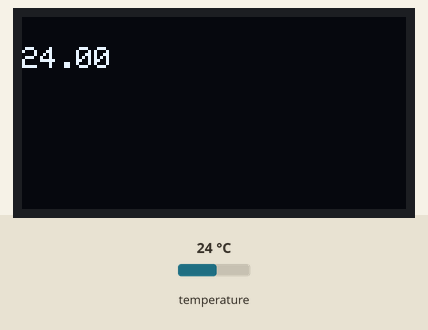
Simulated run of this sketch. Board: ESP8266 (NodeMCU). Parts: 128×64 one-colour display. Inputs (shaded band) come from the test bench; at power-on: temperature 24 °C. What the sketch prints to the serial monitor is not drawn.

Above: at 1.6 s.
1.7 s: temperature set to 12 °C
At 3.1 s:
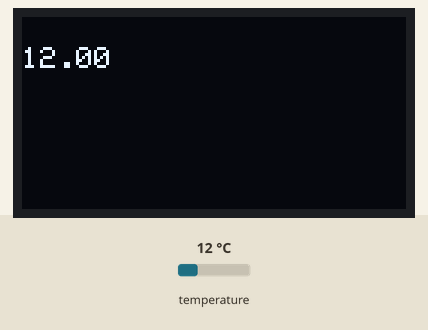
3.9 s: temperature set to 19 °C
5.5 s: temperature set to 28 °C
At 7.0 s:
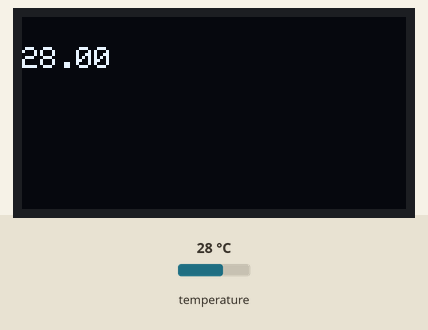
Timing chart, 0 to 8.5 s (numbered marks = the images above; inputs shaded):
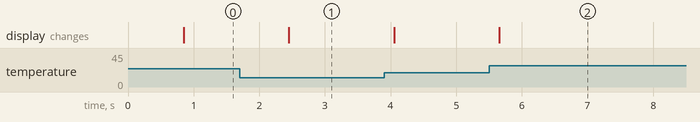

The sketch:

main.ino
```cpp
// Include the libraries we need
#include <OneWire.h>
#include <DallasTemperature.h>

// Data wire is plugged into port 2 on the Arduino
#define ONE_WIRE_BUS 0

// Setup a oneWire instance to communicate with any OneWire devices (not just Maxim/Dallas temperature ICs)
OneWire oneWire(ONE_WIRE_BUS);

// Pass our oneWire reference to Dallas Temperature.
DallasTemperature sensors(&oneWire);


#include <Wire.h>
#include <Adafruit_GFX.h>
#include <Adafruit_SSD1306.h>

#define SCREEN_WIDTH 128
#define SCREEN_HEIGHT 64

Adafruit_SSD1306 display(SCREEN_WIDTH, SCREEN_HEIGHT, &Wire, -1);

void setup() {

  // Start up the library
  sensors.begin();

  // put your setup code here, to run once:
  Serial.begin(115200);
//
  // Start I2C Communication SDA = 5 and SCL = 4 on Wemos Lolin32 ESP32 with built-in SSD1306 OLED
  Wire.begin(5, 4);

  if (!display.begin(SSD1306_SWITCHCAPVCC, 0x3C, false, false)) {
    Serial.println(F("SSD1306 allocation failed"));
    for (;;);
  }
  // delay(2000); // Pause for 2 seconds

  // Clear the buffer.
  display.clearDisplay();
  display.setTextSize(1);
  display.setTextColor(WHITE);
  display.setCursor(0, 10);

}

void loop() {
  sensors.requestTemperatures(); // Send the command to get temperatures
  Serial.println(sensors.getTempCByIndex(0));

  display.clearDisplay();
  display.setCursor(0, 10);
  // Display static text

  display.println(sensors.getTempCByIndex(0));

  display.display();

}
```

Measured:
- after the input at 1.7 s, the display: changes after 0.75 s (image 1)
- after the input at 5.5 s, the display: changes after 0.16 s (image 2)
